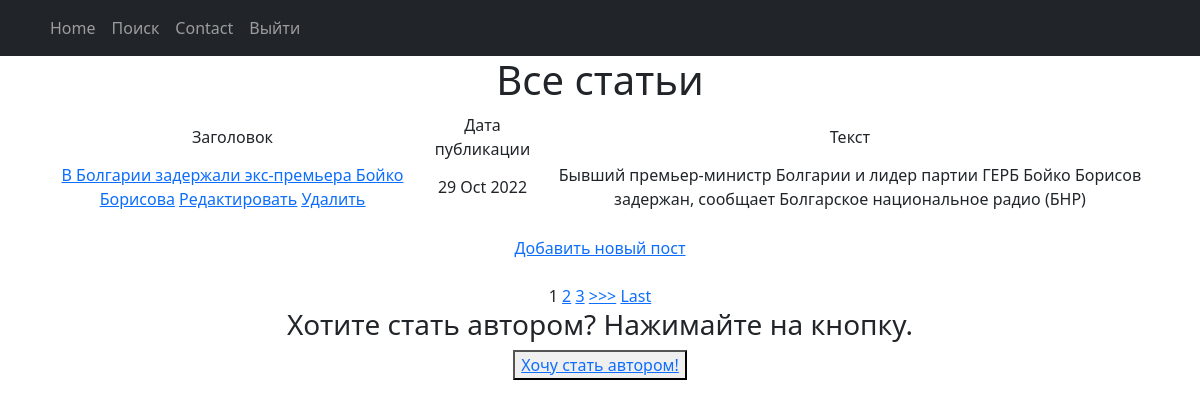
Page /news/ on the committed database.
### portal/models.py (models this page shows, shortened)
class Post(models.Model):
    news = 'NW'
    article = 'AT'
    KIND = [(news, 'Новости'), (article, 'Статья')]
    author = models.ForeignKey(Author, on_delete=models.CASCADE)
    kind = models.CharField(max_length=2, choices=KIND, default=news)
    public_time = models.DateTimeField(auto_now_add=True)
    category = models.ManyToManyField(Category, through='PostCategory')
    article = models.CharField(max_length=255)
    text = models.TextField()
    rating = models.FloatField(default=0.0)

### portal/views.py (the view)
# urls.py: path('', NewList.as_view()),
class NewList(ListView):
    model = Post
    template_name = 'news.html'
    context_object_name = 'news'
    queryset = Post.objects.order_by('-public_time')
    paginate_by = 1
    def get_context_data(self, **kwargs):
        context = super().get_context_data(**kwargs)
        context['is_not_authors'] = not self.request.user.groups.filter(name='authors').exists()
        return context

### portal/templatetags/custom_filters.py (called while the page is built)
@register.filter(name='censor')
def censor(values):
    values_list = values.lower().split()
    values = values.split()
    bad_words = ['хуй', 'пизда', 'ебать', 'блять', 'пиздец', 'нахуй']
    for i in range(len(values_list) - 1):
        if values_list[i] in bad_words:
            values[i] = '*' * len(values[i])
    return ' '.join(values)

### templates/news.html (shortened to what this page needs)
{% extends 'default.html' %}
{% load custom_filters %}
{%block content%}
<h1>Все статьи</h1>
    <table>
        <tr>
            <td>
                Заголовок
            </td>
            <td>
                Дата публикации
            </td>
            <td>
                Текст
            </td>
        </tr>
        {% for new in news %}
        <tr>
            <td>
                <a href="{% url 'new_detail' new.id %}">{{new.article|censor}}</a>
                <a href="{% url 'new_update' new.id %}"><u>Редактировать</u></a>
                <a href="{% url 'new_delete' new.id %}"><u>Удалить</u></a>
            </td>
            <td>
                {{new.public_time|date:'d M Y'}}
            </td>
            <td>
                {{new.text|truncatewords:20|censor}}
            </td>
        </tr>
        {% endfor%}
    </table>
<br>
<a href="{% url 'new_create' %}">Добавить новый пост</a> <br>
<br>
{% if is_paginated %}
    {% for num in page_obj.paginator.page_range %}
        {% if page_obj.number == num %}
            <a>{{ num }}</a>
        {% elif num > page_obj.number|add:'-3' and num < page_obj.number|add:'3' %}
            <a href="?page={{ num }}">{{ num }}</a>
        {% endif %}
    {% endfor %}
    {% if page_obj.has_next %}
        <a href="?page={{ page_obj.next_page_number }}">>>></a>
        <a href="?page={{ page_obj.paginator.num_pages }}">Last</a>
    {% endif %}
{% endif %}
<br>
{% if is_not_authors %}
<h3>Хотите стать автором? Нажимайте на кнопку.</h3>
<button> <a href="{% url 'upgrade' %}"> Хочу стать автором!</a> </button>
{% endif %}
{%endblock content%}

### rows in the picture
Post: article|censor "В Болгарии задержали экс-премьера Бойко Борисова", public_time "29 Oct 2022", text|censor "Бывший премьер-министр Болгарии и лидер партии ГЕРБ Бойко Борисов задержан, сообщает Болгарское национальное радио (БНР)"

### other values in the picture
{{ num }} "1"
{{ num }} "2" "3"
